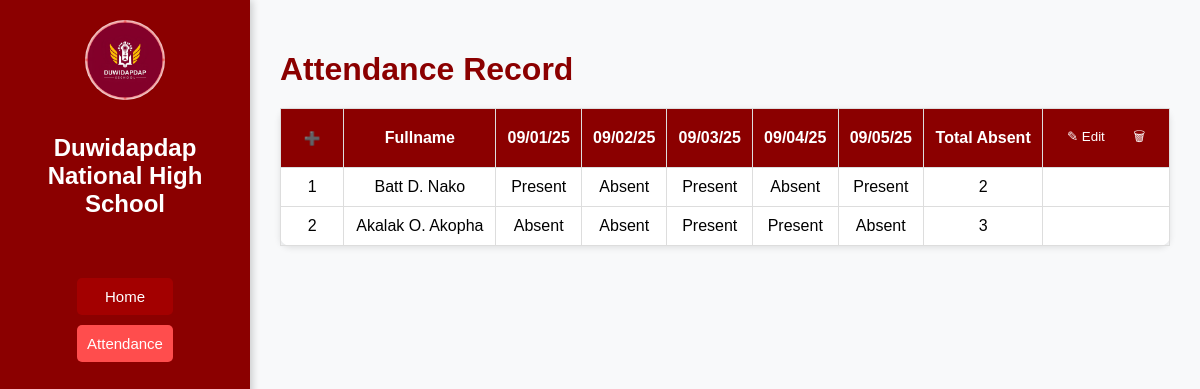
Screenshot of /attendance.php with the database file from the repository.
### tables this page shows
CREATE TABLE IF NOT EXISTS `attendance` (
  `attendance_id` int NOT NULL AUTO_INCREMENT,
  `fullname` varchar(100) NOT NULL,
  `date_090125` varchar(20) DEFAULT NULL,
  `date_090225` varchar(20) DEFAULT NULL,
  `date_090325` varchar(20) DEFAULT NULL,
  `date_090425` varchar(20) DEFAULT NULL,
  `date_090525` varchar(20) DEFAULT NULL,
  `total_absent` int DEFAULT NULL,
  PRIMARY KEY (`attendance_id`)
);

### attendance.php (the view, shortened to what this page needs)
<?php
include 'db.conn.php';
$query = "
  SELECT *,
    ((date_090125='Absent') + (date_090225='Absent') +
     (date_090325='Absent') + (date_090425='Absent') +
     (date_090525='Absent')) AS total_absent
  FROM attendance
";
$result = $conn->query($query);
?>
<!DOCTYPE html>
<html lang="en">
<head>
</head>
<body>
  <div class="container">
    <aside class="sidebar">
      <div class="logo-section">
        <img src="duwidapdap.school.png" alt="School Logo" class="logo" />
        <h2>Duwidapdap National High School</h2>
      </div>
      <nav class="nav-links">
        <button class="menu-button" onclick="window.location.href='index.php'">Home</button>
        <button class="active">Attendance</button>
      </nav>
    </aside>
    <main class="main-content">
      <header>
        <h1>Attendance Record</h1>
      </header>
      <table class="class-table" id="attendanceTable">
        <thead>
          <tr>
            <th><button onclick="addNewRow()">➕</button></th>
            <th>Fullname</th>
            <th>09/01/25</th>
            <th>09/02/25</th>
            <th>09/03/25</th>
            <th>09/04/25</th>
            <th>09/05/25</th>
            <th>Total Absent</th>
            <th>
              <button onclick="enableEdit()">✎ Edit</button>
              <button onclick="toggleDeleteMode()">🗑</button>
            </th>
          </tr>
        </thead>
        <tbody id="attendanceBody">
          <?php
          $count = 1;
          while ($row = $result->fetch_assoc()):
          ?>
          <tr data-id="<?= $row['attendance_id'] ?>">
            <td><?= $count++ ?></td>
            <td contenteditable="false"><?= htmlspecialchars($row['fullname']) ?></td>
            <td contenteditable="false"><?= htmlspecialchars($row['date_090125']) ?></td>
            <td contenteditable="false"><?= htmlspecialchars($row['date_090225']) ?></td>
            <td contenteditable="false"><?= htmlspecialchars($row['date_090325']) ?></td>
            <td contenteditable="false"><?= htmlspecialchars($row['date_090425']) ?></td>
            <td contenteditable="false"><?= htmlspecialchars($row['date_090525']) ?></td>
            <td><?= $row['total_absent'] ?></td>
            <td></td>
          </tr>
          <?php endwhile; ?>
        </tbody>
      </table>
    </main>
  </div>
</body>
</html>

### attendance.php (style rules this page uses)
* { box-sizing: border-box; }
body { font-family: Arial, sans-serif; margin: 0; padding: 0; background-color: #f8f9fa; display: flex; height: 100vh; }
.container { display: flex; width: 100%; }
.sidebar { background-color: #8b0000; color: white; width: 250px; padding: 20px; display: flex; flex-direction: column; align-items: center; box-shadow: 2px 0 8px rgba(0,0,0,0.2); }
.logo-section { text-align: center; margin-bottom: 30px; }
.logo { width: 80px; height: 80px; border-radius: 50%; margin-bottom: 10px; }
.nav-links button { display: block; width: 100%; padding: 10px; margin: 10px 0; background-color: #a30000; border: none; color: white; border-radius: 5px; cursor: pointer; font-size: 15px; }
.nav-links button.active { background-color: #ff4d4d; }
.main-content { flex: 1; padding: 30px; overflow-y: auto; }
header h1 { color: #8b0000; margin-bottom: 20px; }
table { width: 100%; border-collapse: collapse; background-color: white; border-radius: 10px; box-shadow: 0 2px 6px rgba(0,0,0,0.1); }
th, td { padding: 10px; border: 1px solid #ddd; text-align: center; }
th { background-color: #8b0000; color: #fff; }
button { background-color: #8b0000; color: white; border: none; padding: 8px 12px; border-radius: 6px; cursor: pointer; }

### rows the page displays
attendance: fullname "Batt D. Nako", date_090125 "Present", date_090225 "Absent", date_090325 "Present", date_090425 "Absent", date_090525 "Present", total_absent "2"
attendance: fullname "Akalak O. Akopha", date_090125 "Absent", date_090225 "Absent", date_090325 "Present", date_090425 "Present", date_090525 "Absent", total_absent "3"
